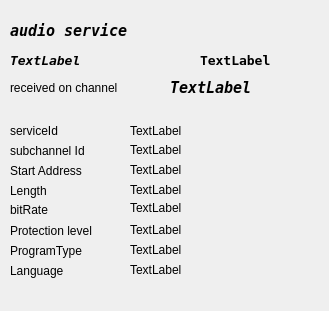
<?xml version="1.0" encoding="UTF-8"?>
<ui version="4.0">
 <class>audioDescription</class>
 <widget class="QWidget" name="audioDescription">
  <property name="geometry">
   <rect>
    <x>0</x>
    <y>0</y>
    <width>329</width>
    <height>311</height>
   </rect>
  </property>
  <property name="windowTitle">
   <string>audio description</string>
  </property>
  <widget class="QLabel" name="serviceName">
   <property name="geometry">
    <rect>
     <x>10</x>
     <y>50</y>
     <width>151</width>
     <height>20</height>
    </rect>
   </property>
   <property name="font">
    <font>
     <family>DejaVu Sans Mono</family>
     <pointsize>10</pointsize>
     <weight>75</weight>
     <italic>true</italic>
     <bold>true</bold>
    </font>
   </property>
   <property name="text">
    <string>TextLabel</string>
   </property>
  </widget>
  <widget class="QLabel" name="subChannelId">
   <property name="geometry">
    <rect>
     <x>130</x>
     <y>140</y>
     <width>111</width>
     <height>20</height>
    </rect>
   </property>
   <property name="text">
    <string>TextLabel</string>
   </property>
  </widget>
  <widget class="QLabel" name="startAddress">
   <property name="geometry">
    <rect>
     <x>130</x>
     <y>160</y>
     <width>171</width>
     <height>20</height>
    </rect>
   </property>
   <property name="text">
    <string>TextLabel</string>
   </property>
  </widget>
  <widget class="QLabel" name="Length">
   <property name="geometry">
    <rect>
     <x>130</x>
     <y>180</y>
     <width>171</width>
     <height>20</height>
    </rect>
   </property>
   <property name="text">
    <string>TextLabel</string>
   </property>
  </widget>
  <widget class="QLabel" name="label">
   <property name="geometry">
    <rect>
     <x>10</x>
     <y>200</y>
     <width>101</width>
     <height>20</height>
    </rect>
   </property>
   <property name="text">
    <string>bitRate</string>
   </property>
  </widget>
  <widget class="QLabel" name="protectionLevel">
   <property name="geometry">
    <rect>
     <x>130</x>
     <y>220</y>
     <width>161</width>
     <height>20</height>
    </rect>
   </property>
   <property name="text">
    <string>TextLabel</string>
   </property>
  </widget>
  <widget class="QLabel" name="programType">
   <property name="geometry">
    <rect>
     <x>130</x>
     <y>240</y>
     <width>161</width>
     <height>20</height>
    </rect>
   </property>
   <property name="text">
    <string>TextLabel</string>
   </property>
  </widget>
  <widget class="QLabel" name="Language">
   <property name="geometry">
    <rect>
     <x>130</x>
     <y>260</y>
     <width>181</width>
     <height>20</height>
    </rect>
   </property>
   <property name="text">
    <string>TextLabel</string>
   </property>
  </widget>
  <widget class="QLabel" name="label_2">
   <property name="geometry">
    <rect>
     <x>10</x>
     <y>140</y>
     <width>111</width>
     <height>21</height>
    </rect>
   </property>
   <property name="text">
    <string>subchannel Id</string>
   </property>
  </widget>
  <widget class="QLabel" name="label_3">
   <property name="geometry">
    <rect>
     <x>10</x>
     <y>160</y>
     <width>91</width>
     <height>21</height>
    </rect>
   </property>
   <property name="text">
    <string>Start Address</string>
   </property>
  </widget>
  <widget class="QLabel" name="label_4">
   <property name="geometry">
    <rect>
     <x>10</x>
     <y>180</y>
     <width>81</width>
     <height>21</height>
    </rect>
   </property>
   <property name="text">
    <string>Length</string>
   </property>
  </widget>
  <widget class="QLabel" name="bitrate">
   <property name="geometry">
    <rect>
     <x>130</x>
     <y>200</y>
     <width>71</width>
     <height>16</height>
    </rect>
   </property>
   <property name="text">
    <string>TextLabel</string>
   </property>
  </widget>
  <widget class="QLabel" name="label_6">
   <property name="geometry">
    <rect>
     <x>10</x>
     <y>220</y>
     <width>101</width>
     <height>21</height>
    </rect>
   </property>
   <property name="text">
    <string>Protection level</string>
   </property>
  </widget>
  <widget class="QLabel" name="label_7">
   <property name="geometry">
    <rect>
     <x>10</x>
     <y>240</y>
     <width>111</width>
     <height>21</height>
    </rect>
   </property>
   <property name="text">
    <string>ProgramType</string>
   </property>
  </widget>
  <widget class="QLabel" name="label_8">
   <property name="geometry">
    <rect>
     <x>10</x>
     <y>260</y>
     <width>91</width>
     <height>21</height>
    </rect>
   </property>
   <property name="text">
    <string>Language</string>
   </property>
  </widget>
  <widget class="QLabel" name="dabType">
   <property name="geometry">
    <rect>
     <x>200</x>
     <y>50</y>
     <width>81</width>
     <height>21</height>
    </rect>
   </property>
   <property name="font">
    <font>
     <family>DejaVu Sans Mono</family>
     <pointsize>10</pointsize>
     <weight>75</weight>
     <bold>true</bold>
    </font>
   </property>
   <property name="text">
    <string>TextLabel</string>
   </property>
  </widget>
  <widget class="QLabel" name="label_5">
   <property name="geometry">
    <rect>
     <x>10</x>
     <y>20</y>
     <width>161</width>
     <height>21</height>
    </rect>
   </property>
   <property name="font">
    <font>
     <family>DejaVu Sans Mono</family>
     <pointsize>11</pointsize>
     <weight>75</weight>
     <italic>true</italic>
     <bold>true</bold>
    </font>
   </property>
   <property name="text">
    <string>audio service</string>
   </property>
  </widget>
  <widget class="QLabel" name="label_9">
   <property name="geometry">
    <rect>
     <x>10</x>
     <y>80</y>
     <width>141</width>
     <height>16</height>
    </rect>
   </property>
   <property name="text">
    <string>received on channel</string>
   </property>
  </widget>
  <widget class="QLabel" name="channelLabel">
   <property name="geometry">
    <rect>
     <x>170</x>
     <y>80</y>
     <width>81</width>
     <height>16</height>
    </rect>
   </property>
   <property name="font">
    <font>
     <family>DejaVu Sans Mono</family>
     <pointsize>11</pointsize>
     <weight>75</weight>
     <italic>true</italic>
     <bold>true</bold>
    </font>
   </property>
   <property name="text">
    <string>TextLabel</string>
   </property>
  </widget>
  <widget class="QLabel" name="label_10">
   <property name="geometry">
    <rect>
     <x>10</x>
     <y>120</y>
     <width>101</width>
     <height>21</height>
    </rect>
   </property>
   <property name="text">
    <string>serviceId</string>
   </property>
  </widget>
  <widget class="QLabel" name="serviceLabel">
   <property name="geometry">
    <rect>
     <x>130</x>
     <y>120</y>
     <width>59</width>
     <height>21</height>
    </rect>
   </property>
   <property name="text">
    <string>TextLabel</string>
   </property>
  </widget>
 </widget>
 <resources/>
 <connections/>
</ui>
